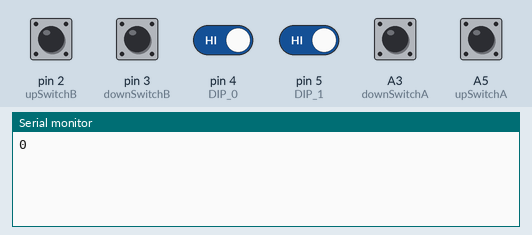
The program below on a simulated Arduino Uno, built with avr-gcc and run on an emulated ATmega328P. Parts: the last lines printed to the serial monitor. Inputs (shaded band) come from the test bench; at power-on: A3 (downSwitchA), A5 (upSwitchA), pin 2 (upSwitchB), pin 3 (downSwitchB), pin 4 (DIP_0), pin 5 (DIP_1) HIGH. No radio packets arrive unless stated.

Above: at 1.2 s.
1.3 s: pin 4 (DIP_0) driven LOW
At 2.6 s:
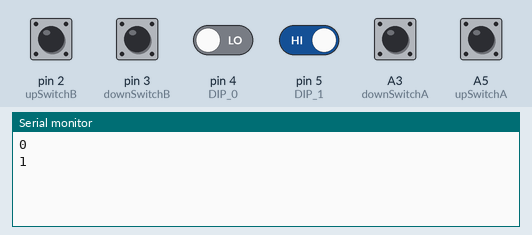
2.8 s: pin 5 (DIP_1) driven LOW
At 4.2 s:
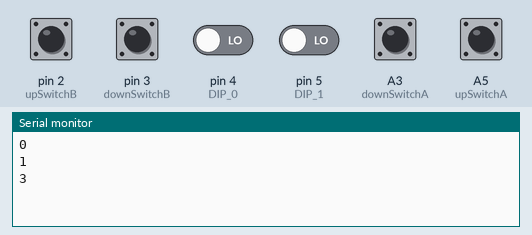
4.3 s: pin 4 (DIP_0) driven HIGH
At 9.5 s:
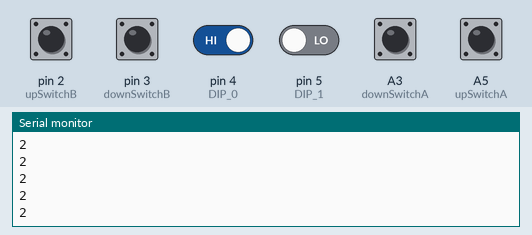
Timing chart, 0 to 11.0 s (numbered marks = the images above; inputs shaded):
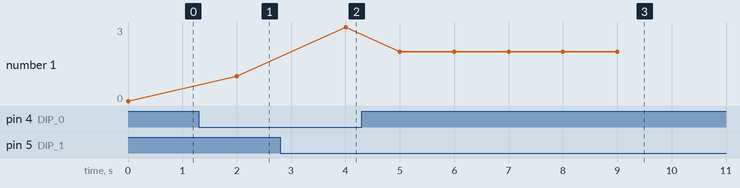

Measured:
- after the input at 1.3 s, the serial monitor: prints a new line after 0.70 s (image 1)
- after the input at 2.8 s, the serial monitor: prints a new line after 1.2 s (image 2)
- after the input at 4.3 s, the serial monitor: prints a new line after 0.70 s (image 3)
- plotted number 1: 0 → 1 after the input at 1.3 s, 1 → 3 after the input at 2.8 s, 3 → 2 after the input at 4.3 s

The program:

main.cpp
```cpp
#include <Arduino.h>
#include <SPI.h>
#include <RF24.h>
#include <nRF24L01.h>

enum Channels {CHANNEL_A = 72, CHANNEL_B = 40, CHANNEL_C = 64, CHANNEL_D = 69};
enum Pins {DIP_0 = 4, DIP_1 = 5};

int upSwitchA = A5;   // left joystick is A
int downSwitchA = A3;  // right joystick is B

int upSwitchB = 2;
int downSwitchB = 3;
unsigned long clock_counter = 0;

RF24 radio(9, 10); // CE, CSN
const byte address[6] = "00001";

void setup() {
    // put your setup code here, to run once:

    Serial.begin(9600); //try 115200
    radio.begin();
    radio.openWritingPipe(address);
    radio.setPALevel(RF24_PA_LOW);
    radio.stopListening();
    //Serial.println("TEST nRF24L01+ transmitter");

    pinMode(upSwitchA, INPUT_PULLUP);
    pinMode(downSwitchA, INPUT_PULLUP);

    pinMode(upSwitchB, INPUT_PULLUP);
    pinMode(downSwitchB, INPUT_PULLUP);

    pinMode(DIP_0, INPUT_PULLUP);
    pinMode(DIP_1, INPUT_PULLUP);

    // read DIP switch bit field for channel
    unsigned char channel_mode = 0x0;
    channel_mode |= (~digitalRead(DIP_0) & 0x1); channel_mode |= (~digitalRead(DIP_1) & 0x1) << 0X1;
    Serial.println(channel_mode);
    switch (channel_mode & 0x3) {
        case (0x0):
            radio.setChannel(CHANNEL_A);
            break;
        case (0x1):
            radio.setChannel(CHANNEL_B);
            break;
        case (0x2):
            radio.setChannel(CHANNEL_C);
            break;
        case (0x3):
            radio.setChannel(CHANNEL_D);
            break;
    }

}

void loop() {
    if (millis() % 1000 == 0) { // check for channel change once every second
        unsigned char channel_mode = 0x0;
        channel_mode |= (~digitalRead(DIP_0) & 0x1); channel_mode |= (~digitalRead(DIP_1) & 0x1) << 0X1;
        Serial.println(channel_mode);
        switch (channel_mode & 0x3) {
            case (0x0):
                radio.setChannel(CHANNEL_A);
                break;
            case (0x1):
                radio.setChannel(CHANNEL_B);
                break;
            case (0x2):
                radio.setChannel(CHANNEL_C);
                break;
            case (0x3):
                radio.setChannel(CHANNEL_D);
                break;
        }
    }
    // convert input values to char bit field for transmission
    register unsigned char output_field = 0x00;
    output_field |= (~digitalRead(upSwitchA) & 0x01) << 0x7; output_field |= (~digitalRead(downSwitchA) & 0x01) << 0x6;
    //output_field |= digitalRead(rightSwitchA) << 0x5; output_field |= digitalRead(leftSwitchA) << 0x4;

    output_field |= (~digitalRead(upSwitchB) & 0x01) << 0x3; output_field |= (~digitalRead(downSwitchB) & 0x01) << 0x2;
    //output_field |= digitalRead(rightSwitchB) << 0x1; output_field |= digitalRead(leftSwitchB);

    //output_field = ~output_field;
    radio.write(&output_field, sizeof(unsigned char));
}
```
